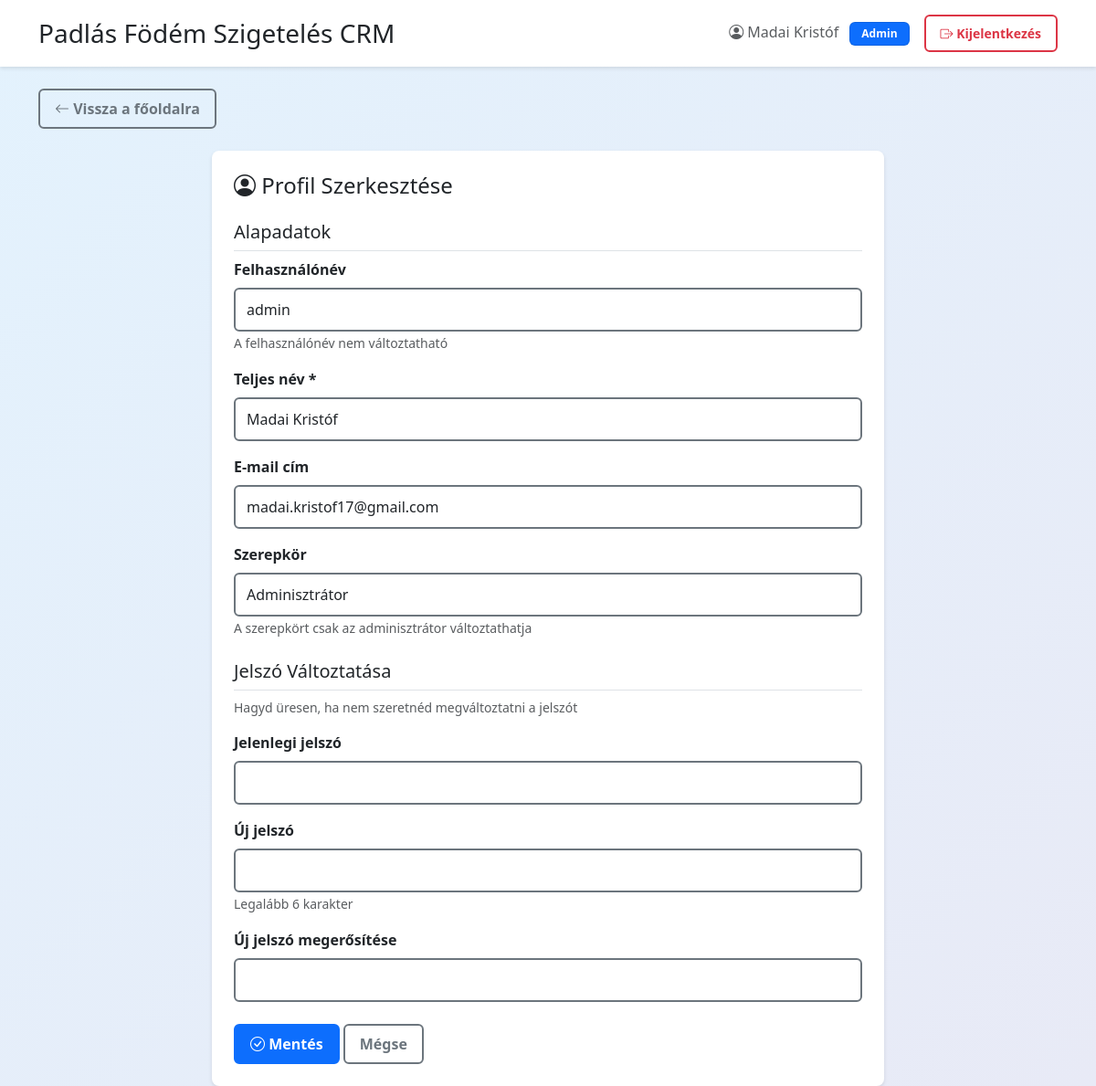
The app's page /profile.php (signed in) with its own data.
### tables this page shows
CREATE TABLE `users` (
  `id` int(11) NOT NULL,
  `username` varchar(50) NOT NULL,
  `password` varchar(255) NOT NULL,
  `name` varchar(100) NOT NULL,
  `email` varchar(100) DEFAULT NULL,
  `role` enum('admin','agent') NOT NULL DEFAULT 'agent',
  `approved` tinyint(1) NOT NULL DEFAULT 0,
  `created_at` timestamp NULL DEFAULT current_timestamp(),
  `last_login` timestamp NULL DEFAULT NULL
);

### config.php (called while the page is built, shortened)
<?php
function isAdmin() {
    return isset($_SESSION['role']) && $_SESSION['role'] === 'admin';
}
function escape($string) {
    return htmlspecialchars($string, ENT_QUOTES, 'UTF-8');
}
?>

### profile.php (the view, shortened to what this page needs)
<?php
require_once 'config.php';
$stmt = $pdo->prepare("SELECT * FROM users WHERE id = ?");
$stmt->execute([$_SESSION['user_id']]);
$user = $stmt->fetch();
?>
<!DOCTYPE html>
<html lang="hu">
<head>
    <link href="https://cdn.jsdelivr.net/npm/bootstrap@5.3.0/dist/css/bootstrap.min.css" rel="stylesheet">
    <link rel="stylesheet" href="https://cdn.jsdelivr.net/npm/bootstrap-icons@1.10.0/font/bootstrap-icons.css">
    <link rel="stylesheet" href="improved_styles.css?v=1.0">
</head>
<body>
    <div class="header py-3 mb-4">
        <div class="container">
            <div class="d-flex justify-content-between align-items-center">
                <h3 class="mb-0"><?php echo APP_NAME; ?></h3>
                <div class="d-flex align-items-center gap-3">
                    <span class="text-muted">
                        <i class="bi bi-person-circle"></i> <?php echo escape($_SESSION['name']); ?>
                        <?php if (isAdmin()): ?>
                            <span class="badge bg-primary ms-2">Admin</span>
                        <?php endif; ?>
                    </span>
                    <a href="logout.php" class="btn btn-outline-danger btn-sm">
                        <i class="bi bi-box-arrow-right"></i> Kijelentkezés
                    </a>
                </div>
            </div>
        </div>
    </div>
    <div class="container">
        <div class="mb-4">
            <a href="index.php" class="btn btn-outline-secondary">
                <i class="bi bi-arrow-left"></i> Vissza a főoldalra
            </a>
        </div>
        <div class="row">
            <div class="col-md-8 mx-auto">
                <div class="profile-card p-4">
                    <h4 class="mb-4">
                        <i class="bi bi-person-circle"></i> Profil Szerkesztése
                    </h4>
                    <form method="POST">
                        <div class="mb-4">
                            <h5 class="border-bottom pb-2">Alapadatok</h5>
                            <div class="mb-3">
                                <label for="username" class="form-label">Felhasználónév</label>
                                <input type="text" class="form-control" id="username"
                                       value="<?php echo escape($user['username']); ?>" disabled>
                                <small class="text-muted">A felhasználónév nem változtatható</small>
                            </div>
                            <div class="mb-3">
                                <label for="name" class="form-label">Teljes név *</label>
                                <input type="text" class="form-control" id="name" name="name"
                                       value="<?php echo escape($user['name']); ?>" required>
                            </div>
                            <div class="mb-3">
                                <label for="email" class="form-label">E-mail cím</label>
                                <input type="email" class="form-control" id="email" name="email"
                                       value="<?php echo escape($user['email'] ?? ''); ?>">
                            </div>
                            <div class="mb-3">
                                <label class="form-label">Szerepkör</label>
                                <input type="text" class="form-control"
                                       value="<?php echo $user['role'] === 'admin' ? 'Adminisztrátor' : 'Ügyintéző'; ?>" disabled>
                                <small class="text-muted">A szerepkört csak az adminisztrátor változtathatja</small>
                            </div>
                        </div>
                        <div class="mb-4">
                            <h5 class="border-bottom pb-2">Jelszó Változtatása</h5>
                            <p class="text-muted small">Hagyd üresen, ha nem szeretnéd megváltoztatni a jelszót</p>
                            <div class="mb-3">
                                <label for="current_password" class="form-label">Jelenlegi jelszó</label>
                                <input type="password" class="form-control" id="current_password" name="current_password">
                            </div>
                            <div class="mb-3">
                                <label for="new_password" class="form-label">Új jelszó</label>
                                <input type="password" class="form-control" id="new_password" name="new_password">
                                <small class="text-muted">Legalább 6 karakter</small>
                            </div>
                            <div class="mb-3">
                                <label for="new_password_confirm" class="form-label">Új jelszó megerősítése</label>
                                <input type="password" class="form-control" id="new_password_confirm" name="new_password_confirm">
                            </div>
                        </div>
                        <div class="mt-4">
                            <button type="submit" class="btn btn-primary">
                                <i class="bi bi-check-circle"></i> Mentés
                            </button>
                            <a href="index.php" class="btn btn-outline-secondary">
                                Mégse
                            </a>
                        </div>
                    </form>
                </div>
            </div>
        </div>
    </div>
</body>
</html>

### improved_styles.css (style rules this page uses)
input[type="text"], input[type="email"], input[type="tel"], input[type="number"], input[type="password"], input[type="date"], select, textarea { border: 2px solid #6c757d !important; border-radius: 6px !important; padding: 10px 12px !important; background-color: #ffffff !important; transition: all 0.2s ease !important; }
label { font-weight: 600 !important; color: #212529 !important; margin-bottom: 0.5rem !important; }
.btn { border-radius: 6px !important; font-weight: 600 !important; border-width: 2px !important; padding: 8px 16px !important; transition: all 0.2s ease !important; }
.badge { font-weight: 600 !important; padding: 6px 12px !important; border-radius: 6px !important; border: 1px solid rgba(0, 0, 0, 0.1) !important; }
.form-control { border: 2px solid #6c757d !important; }

### profile.php (style rules this page uses)
body { background: linear-gradient(135deg, #e3f2fd 0%, #e8eaf6 100%); min-height: 100vh; }
.header { background: white; box-shadow: 0 2px 4px rgba(0,0,0,0.1); }
.profile-card { background: white; border-radius: 8px; box-shadow: 0 2px 4px rgba(0,0,0,0.1); }

### records on screen
users: username "admin", name "Madai Kristóf", email "madai.kristof17@gmail.com", role "Adminisztrátor"

### other values on screen
APP_NAME "Padlás Födém Szigetelés CRM"
$_SESSION['name'] "Madai Kristóf"
